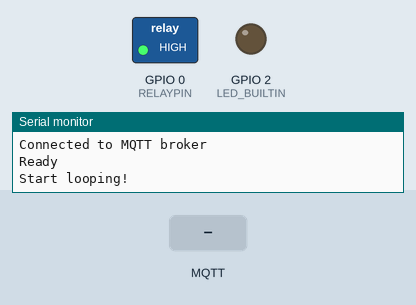
A program run on a simulated ESP32. Shown: switched loads named in the program (green lamp = pin HIGH), output pins drawn as LEDs (lit = HIGH), the last lines printed to the serial monitor. The inputs (shaded band) are chosen by the test bench. WiFi joins after 1.5 s; servers stay silent unless stated; no MQTT or app messages arrive unless stated.

Above: at 3.2 s.
3.3 s: MQTT message "ON" arrives on the first subscribed topic
At 4.8 s:
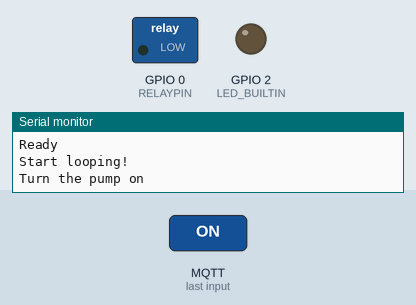
6.3 s: MQTT message "OFF" arrives on the first subscribed topic
At 7.7 s:
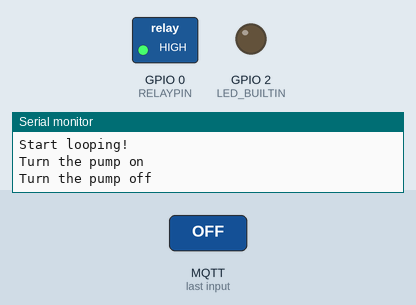
Timing chart, 0 to 9.3 s (numbered marks = the images above; inputs shaded):
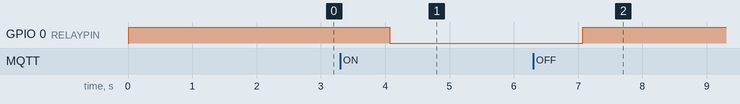

The program:

main.cpp
```cpp
#include <Arduino.h>
#ifdef ESP32
#include <WiFi.h>
#else
#include <ESP8266WiFi.h>
#endif
#include <properties.h>
#include <PubSubClient.h>
#include <pump_control.h>

WiFiClient espClient;
PubSubClient client(espClient);
bool isPumpRunning = false;
bool isLooping = false;
void callback(char *topic, byte *payload, unsigned int length)
{
  bool oldState = isPumpRunning;
  char message[length + 1];
  for (unsigned int i = 0; i < length; i++)
  {
    message[i] = (char)payload[i];
  }
  message[length] = '\0';
  if (strcmp(message, "ON") == 0)
  {
    isPumpRunning = true;
    Serial.println("Turn the pump on");
  }
  else if (strcmp(message, "OFF") == 0)
  {
    isPumpRunning = false;
    Serial.println("Turn the pump off");
  }
  else if (strcmp(message, "STATE") == 0)
  {
    client.publish(MQTTTOPICSTATE, isPumpRunning ? "ON" : "OFF");
  }
  else
    Serial.println("Unknown command");
  if (oldState != isPumpRunning)
  {
    pumpControl(isPumpRunning, RELAYPIN);
    client.publish(MQTTTOPICSTATE, isPumpRunning ? "ON" : "OFF");
  }
}

void connectMqtt()
{
  while (!client.connected())
  {
    String client_id = "esp32-client-";
    client_id += String(WiFi.macAddress());
    Serial.printf("The client %s connects to the %s : %d mqtt broker\n", client_id.c_str(), MQTTHOSTNAME, MQTTPORT);
    if (client.connect(client_id.c_str(), MQTTUSERNAME, MQTTPASSWORD))
    {
      Serial.println("Connected to MQTT broker");
    }
    else
    {
      Serial.print("failed with state ");
      Serial.print(client.state());
      delay(2000);
    }
  }
  client.subscribe(MQTTTOPICCONTROL);
}

void setup()
{
  Serial.println("Setting up...");
  pinMode(LED_BUILTIN, OUTPUT);
  pinMode(RELAYPIN, OUTPUT);
  Serial.begin(115200);
  delay(10);
  digitalWrite(RELAYPIN, true);
  Serial.println('\n');

  WiFi.begin(WIFISSID, WIFIPWD);
  Serial.print("Connecting to ");
  Serial.print(WIFISSID);
  Serial.println(" ...");

  int i = 0;
  while (WiFi.status() != WL_CONNECTED)
  { // Wait for the Wi-Fi to connect
    delay(1000);
    Serial.print(++i);
    Serial.print(' ');
  }

  Serial.println('\n');
  Serial.print("Connection established! IP address:\t");
  Serial.println(WiFi.localIP());

  client.setServer(MQTTHOSTNAME, MQTTPORT);
  client.setCallback(callback);
  connectMqtt();
  Serial.println("Ready");
}

void loop()
{
  if (!isLooping) {
    Serial.println("Start looping!");
    isLooping = true;
  }
  client.loop();
  if (!client.connected())
  {
    Serial.println("MQTT connection is disconnected. Trying to reconnect!");
    connectMqtt();
  }
  digitalWrite(LED_BUILTIN, LOW);
  delay(1000);
  digitalWrite(LED_BUILTIN, HIGH);
}
```

properties_sample.h
```cpp
const char *WIFISSID = "DucNguyen2.4";
const char *WIFIPWD = "9988776655";

const char *MQTTHOSTNAME = "192.168.0.201";
const int MQTTPORT = 1883;
const char *MQTTUSERNAME = "water_pub";
const char *MQTTPASSWORD = "tr41n1ng";
const char *MQTTTOPICCONTROL = "pump/control";
const char *MQTTTOPICSTATE = "pump/state";

const int RELAYPIN = 0; 
```

pump_control.h
```cpp
#include <Arduino.h>

void pumpControl(bool state, int pin)
{
    digitalWrite(pin, state ? LOW : HIGH);
}
```

Measured:
- after the input at 3.3 s, GPIO 0 (RELAYPIN): HIGH → LOW after 0.77 s
- after the input at 6.3 s, GPIO 0 (RELAYPIN): LOW → HIGH after 0.77 s
